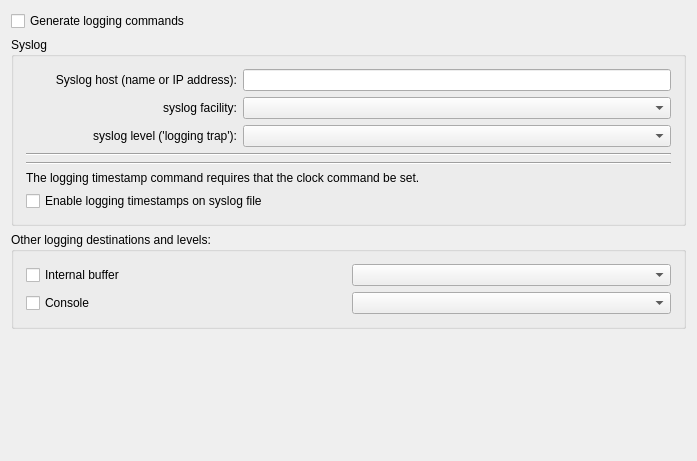
     <widget class="QWidget" name="logging_tab">
      <attribute name="title">
       <string>Logging</string>
      </attribute>
      <layout class="QGridLayout">
       <item row="0" column="0">
        <widget class="QCheckBox" name="generate_logging_commands">
         <property name="text">
          <string>Generate logging commands</string>
         </property>
        </widget>
       </item>
       <item row="1" column="0">
        <widget class="QGroupBox" name="syslog_controls">
         <property name="title">
          <string>Syslog</string>
         </property>
         <layout class="QGridLayout">
          <property name="margin" stdset="0">
           <number>12</number>
          </property>
          <item row="0" column="1" colspan="2">
           <widget class="QLineEdit" name="syslog_host"/>
          </item>
          <item row="0" column="0">
           <widget class="QLabel" name="label599">
            <property name="text">
             <string>Syslog host (name or IP address):</string>
            </property>
            <property name="alignment">
             <set>Qt::AlignmentFlag::AlignRight|Qt::AlignmentFlag::AlignTrailing|Qt::AlignmentFlag::AlignVCenter</set>
            </property>
            <property name="wordWrap">
             <bool>false</bool>
            </property>
           </widget>
          </item>
          <item row="2" column="0">
           <widget class="QLabel" name="label598">
            <property name="text">
             <string>syslog facility:</string>
            </property>
            <property name="alignment">
             <set>Qt::AlignmentFlag::AlignRight|Qt::AlignmentFlag::AlignTrailing|Qt::AlignmentFlag::AlignVCenter</set>
            </property>
            <property name="wordWrap">
             <bool>false</bool>
            </property>
           </widget>
          </item>
          <item row="3" column="0">
           <widget class="QLabel" name="label640">
            <property name="text">
             <string>syslog level ('logging trap'):</string>
            </property>
            <property name="alignment">
             <set>Qt::AlignmentFlag::AlignRight|Qt::AlignmentFlag::AlignTrailing|Qt::AlignmentFlag::AlignVCenter</set>
            </property>
            <property name="wordWrap">
             <bool>false</bool>
            </property>
           </widget>
          </item>
          <item row="2" column="1" colspan="2">
           <widget class="QComboBox" name="syslog_facility"/>
          </item>
          <item row="3" column="1" colspan="2">
           <widget class="QComboBox" name="logging_trap_level"/>
          </item>
          <item row="5" column="0" colspan="3">
           <widget class="Line" name="hseparator39">
            <property name="frameShape">
             <enum>QFrame::Shape::HLine</enum>
            </property>
            <property name="frameShadow">
             <enum>QFrame::Shadow::Sunken</enum>
            </property>
            <property name="orientation">
             <enum>Qt::Orientation::Horizontal</enum>
            </property>
           </widget>
          </item>
          <item row="7" column="0" colspan="3">
           <widget class="Line" name="hseparator40">
            <property name="frameShape">
             <enum>QFrame::Shape::HLine</enum>
            </property>
            <property name="frameShadow">
             <enum>QFrame::Shadow::Sunken</enum>
            </property>
            <property name="orientation">
             <enum>Qt::Orientation::Horizontal</enum>
            </property>
           </widget>
          </item>
          <item row="8" column="0" colspan="3">
           <widget class="QLabel" name="label641">
            <property name="text">
             <string>The logging timestamp command requires that the clock command be set.</string>
            </property>
            <property name="alignment">
             <set>Qt::AlignmentFlag::AlignVCenter</set>
            </property>
            <property name="wordWrap">
             <bool>true</bool>
            </property>
           </widget>
          </item>
          <item row="9" column="0" colspan="3">
           <widget class="QCheckBox" name="logging_timestamp">
            <property name="text">
             <string>Enable logging timestamps on syslog file</string>
            </property>
           </widget>
          </item>
         </layout>
        </widget>
       </item>
       <item row="2" column="0">
        <widget class="QGroupBox" name="other_logging_controls">
         <property name="title">
          <string>Other logging destinations and levels:</string>
         </property>
         <layout class="QGridLayout">
          <property name="margin" stdset="0">
           <number>12</number>
          </property>
          <item row="0" column="0">
           <widget class="QCheckBox" name="logging_buffered">
            <property name="text">
             <string>Internal buffer</string>
            </property>
           </widget>
          </item>
          <item row="1" column="0">
           <widget class="QCheckBox" name="logging_console">
            <property name="text">
             <string>Console</string>
            </property>
           </widget>
          </item>
          <item row="0" column="1">
           <widget class="QComboBox" name="logging_buffered_level"/>
          </item>
          <item row="1" column="1">
           <widget class="QComboBox" name="logging_console_level"/>
          </item>
         </layout>
        </widget>
       </item>
       <item row="3" column="0">
        <spacer>
         <property name="orientation">
          <enum>Qt::Orientation::Vertical</enum>
         </property>
         <property name="sizeType">
          <enum>QSizePolicy::Policy::Expanding</enum>
         </property>
         <property name="sizeHint" stdset="0">
          <size>
           <width>675</width>
           <height>121</height>
          </size>
         </property>
        </spacer>
       </item>
      </layout>
     </widget>
